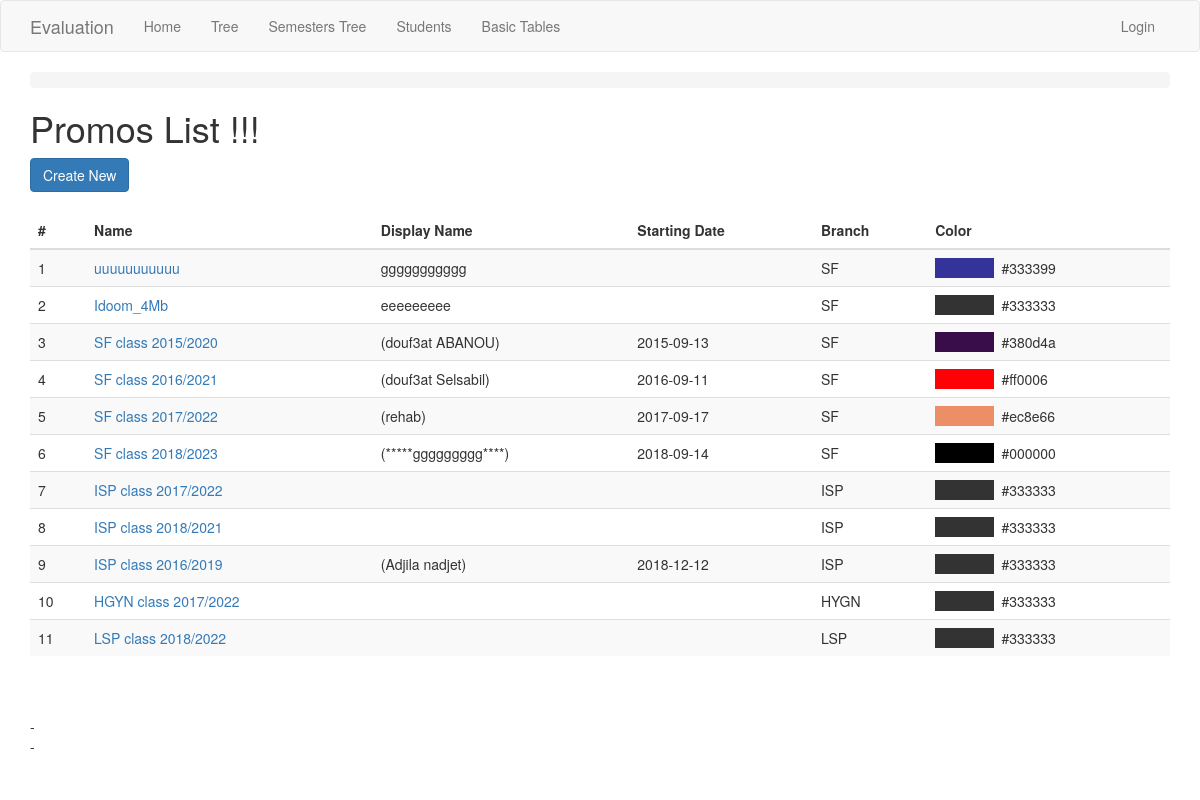
The app's page /promo/, older data.
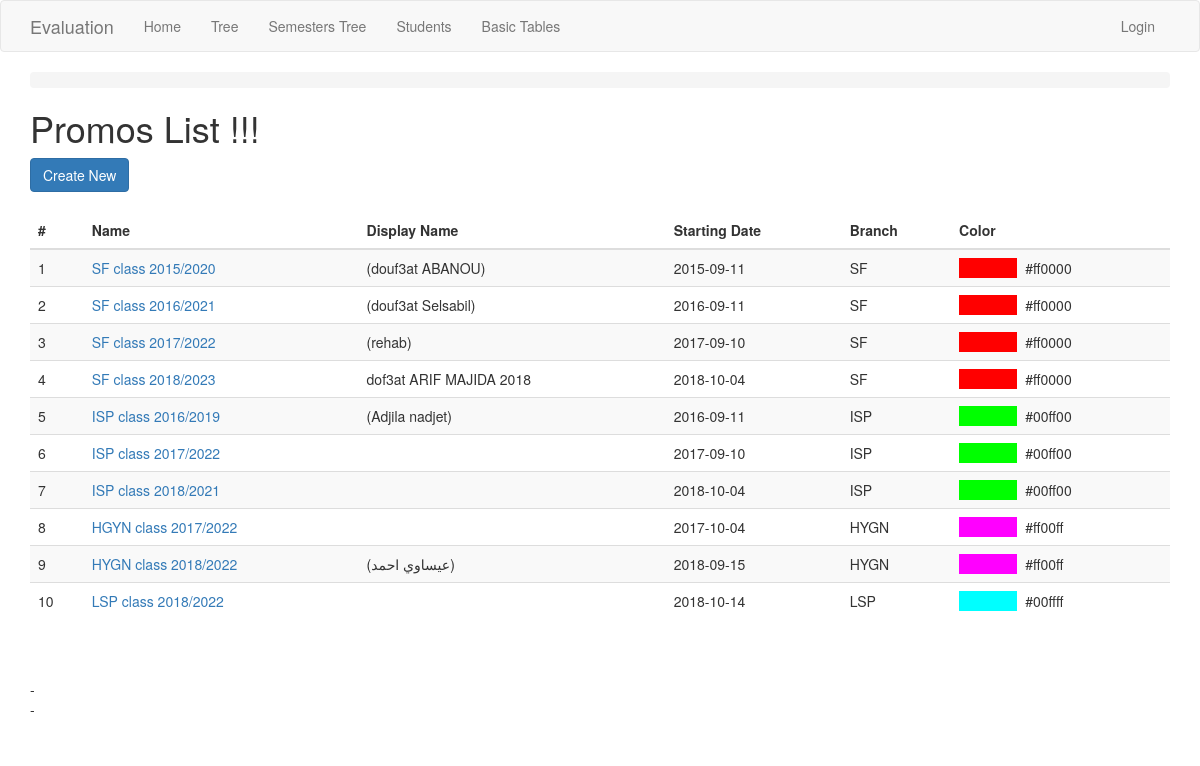
The same page, newer data.
### app/models.py (models this page shows, shortened)
class Promo(db.Model):
    id = db.Column(db.Integer, primary_key=True)
    name = db.Column(db.String(250), index=True, unique=True)
    display_name = db.Column(db.String(250))
    start_date = db.Column(db.Date)
    finish_date = db.Column(db.Date)
    color = db.Column(db.String(50))
    branch_id = db.Column(db.Integer, db.ForeignKey('branch.id'))
    sessions = db.relationship('Session', backref='promo')
    annual_session = db.relationship('AnnualSession', back_populates='promo')
    def get_color(self):
        return '#333333' if self.color == None or self.color == '' else self.color

class Branch(db.Model):
    id = db.Column(db.Integer, primary_key=True)
    name = db.Column(db.String(100), index=True, unique=True)
    description = db.Column(db.String(150))
    school_id = db.Column(db.Integer, db.ForeignKey('school.id'))
    students = db.relationship('Student', backref='branch')
    annuals = db.relationship('Annual', backref='branch')
    promos = db.relationship('Promo', backref='branch', order_by='Promo.start_date, Promo.name')

### app/routesBasicTables.py (the view)
@app.route('/promo/')
@register_breadcrumb(app, '.basic.promo', 'Promos')
def promo_index():
    promos = Promo.query.order_by(Promo.branch_id, Promo.start_date).all()
    return render_template('basic-forms/promo/index.html', title='Promos List', promos=promos)

### app/templates/basic-forms/promo/index.html (shortened to what this page needs)
{% extends "base.html" %}
{% block app_content %}
  <h1>Promos List !!!</h1>
  <div>
      <a class="btn btn-primary" href="{{ url_for('promo_create') }}">Create New</a>
  </div>
  <div>
      <table class="table table-striped">
      <thead>
        <tr>
          <th scope="col">#</th>
          <th scope="col">Name</th>
          <th scope="col">Display Name</th>
          <th scope="col">Starting Date</th>
          <th scope="col">Branch</th>
          <th scope="col">Color</th>
        </tr>
      </thead>
      <tbody>
      {% for promo in promos %}
        <tr>
          <td>{{loop.index}}</td>
          <td><a href="{{ url_for('promo_view', id=promo.id) }}">{{ promo.name }}</a></td>
          <td>{{ promo.display_name | replace("None", "") }}</td>
          <td>{{ promo.start_date | replace("None", "") }}</td>
          <td>{{ promo.branch.name | replace("None", "") }}</td>
          <td><span style="background-color: {{ promo.get_color() }};"
              >               </span>  {{ promo.get_color() }}
          </td>
        </tr>
      {% endfor %}
      </tbody>
    </table>
    - </br>
    - </br>
  </div>
{% endblock %}

Row changes from the older to the newer data that the page shows:
removed Promo: name "uuuuuuuuuuu", display_name "ggggggggggg", branch.name "SF", get_color "#333399"
removed Promo: name "Idoom_4Mb", display_name "eeeeeeeee", branch.name "SF", get_color "#333333"
changed Promo "SF class 2015/2020": start_date "2015-09-13" → "2015-09-11"; color "#380d4a" → "#ff0000" (drawn); get_color "#380d4a" → "#ff0000"
changed Promo "SF class 2016/2021": color "#ff0006" → "#ff0000" (drawn); get_color "#ff0006" → "#ff0000"
changed Promo "SF class 2017/2022": start_date "2017-09-17" → "2017-09-10"; color "#ec8e66" → "#ff0000" (drawn); get_color "#ec8e66" → "#ff0000"
changed Promo: display_name "(*****ggggggggg****)" → "dof3at ARIF MAJIDA 2018"; start_date "2018-09-14" → "2018-10-04"; color "#000000" → "#ff0000" (drawn); get_color "#000000" → "#ff0000"
changed Promo "ISP class 2016/2019": start_date "2018-12-12" → "2016-09-11"; color empty → "#00ff00" (drawn); get_color "#333333" → "#00ff00"; moves up the list
changed Promo "ISP class 2017/2022": start_date (not shown) → "2017-09-10"; color empty → "#00ff00" (drawn); get_color "#333333" → "#00ff00"
changed Promo "ISP class 2018/2021": start_date (not shown) → "2018-10-04"; color empty → "#00ff00" (drawn); get_color "#333333" → "#00ff00"
changed Promo "HGYN class 2017/2022": start_date (not shown) → "2017-10-04"; color empty → "#ff00ff" (drawn); get_color "#333333" → "#ff00ff"
added Promo: name "HYGN class 2018/2022", display_name "(عيساوي احمد)", start_date "2018-09-15", branch.name "HYGN", get_color "#ff00ff"
changed Promo "LSP": start_date (not shown) → "2018-10-14"; color empty → "#00ffff" (drawn); get_color "#333333" → "#00ffff"
